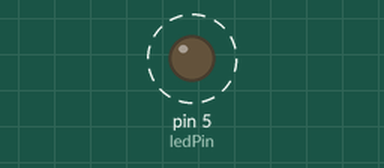
Recording of a sketch running on a simulated Arduino Uno, built with avr-gcc and run on an emulated ATmega328P. On the bench: output pins drawn as LEDs (lit = HIGH). Dashed ring = blinking.

Above: at 0.2 s.
Timing chart, 0 to 3.0 s (numbered marks = the images above):
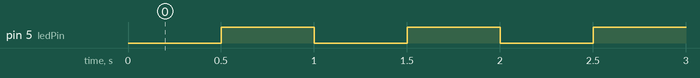

Measured:
- by itself, pin 5 (ledPin): alternates HIGH for 0.50 s and LOW for 0.50 s

The sketch:

Week_5_millis-not-delay.ino
```cpp
int ledPin = 5;
long currentTime = 0;
long previousTime = 0;
int delayVal = 500;

void setup() {
 pinMode(ledPin, OUTPUT);
 Serial.begin(9600);
}


void loop(){
  currentTime = millis();

  if(currentTime - previousTime>=delayVal){
       digitalWrite(ledPin, HIGH);
  }
  if(currentTime - previousTime>=delayVal*2){
       digitalWrite(ledPin, LOW);
       previousTime = currentTime;
  }
}
```
